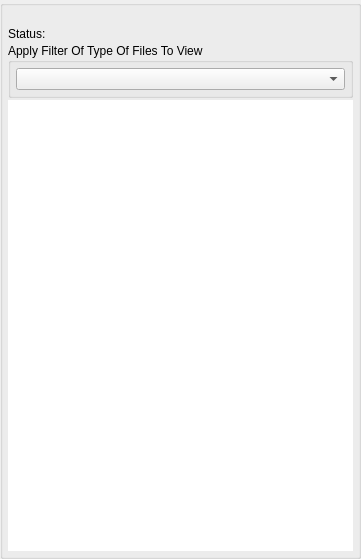
<?xml version="1.0" encoding="UTF-8"?>
<ui version="4.0">
 <class>AppletFileShareClientViewUi</class>
 <widget class="QWidget" name="AppletFileShareClientViewUi">
  <property name="windowModality">
   <enum>Qt::ApplicationModal</enum>
  </property>
  <property name="geometry">
   <rect>
    <x>0</x>
    <y>0</y>
    <width>361</width>
    <height>559</height>
   </rect>
  </property>
  <property name="sizePolicy">
   <sizepolicy hsizetype="Expanding" vsizetype="Expanding">
    <horstretch>0</horstretch>
    <verstretch>0</verstretch>
   </sizepolicy>
  </property>
  <property name="windowTitle">
   <string>Browse Files</string>
  </property>
  <property name="windowOpacity">
   <double>1.000000000000000</double>
  </property>
  <property name="toolTip">
   <string/>
  </property>
  <layout class="QVBoxLayout" name="verticalLayout">
   <property name="spacing">
    <number>0</number>
   </property>
   <property name="leftMargin">
    <number>0</number>
   </property>
   <property name="topMargin">
    <number>0</number>
   </property>
   <property name="rightMargin">
    <number>0</number>
   </property>
   <property name="bottomMargin">
    <number>0</number>
   </property>
   <item>
    <widget class="QGroupBox" name="FileItemsBox">
     <property name="sizePolicy">
      <sizepolicy hsizetype="Expanding" vsizetype="Expanding">
       <horstretch>0</horstretch>
       <verstretch>0</verstretch>
      </sizepolicy>
     </property>
     <property name="minimumSize">
      <size>
       <width>0</width>
       <height>0</height>
      </size>
     </property>
     <property name="title">
      <string/>
     </property>
     <layout class="QVBoxLayout" name="verticalLayout_2">
      <property name="spacing">
       <number>2</number>
      </property>
      <property name="leftMargin">
       <number>5</number>
      </property>
      <property name="topMargin">
       <number>5</number>
      </property>
      <property name="rightMargin">
       <number>5</number>
      </property>
      <property name="bottomMargin">
       <number>5</number>
      </property>
      <item>
       <widget class="QLabel" name="m_StatusLabel">
        <property name="text">
         <string notr="true"/>
        </property>
       </widget>
      </item>
      <item>
       <layout class="QHBoxLayout" name="horizontalLayout_2">
        <item>
         <widget class="QLabel" name="label">
          <property name="sizePolicy">
           <sizepolicy hsizetype="Minimum" vsizetype="Preferred">
            <horstretch>0</horstretch>
            <verstretch>0</verstretch>
           </sizepolicy>
          </property>
          <property name="text">
           <string>Status:</string>
          </property>
         </widget>
        </item>
        <item>
         <widget class="QLabel" name="m_StatusMsgLabel">
          <property name="sizePolicy">
           <sizepolicy hsizetype="Expanding" vsizetype="Preferred">
            <horstretch>0</horstretch>
            <verstretch>0</verstretch>
           </sizepolicy>
          </property>
          <property name="text">
           <string/>
          </property>
         </widget>
        </item>
       </layout>
      </item>
      <item>
       <widget class="QGroupBox" name="m_FileFilterGroupBox">
        <property name="sizePolicy">
         <sizepolicy hsizetype="Preferred" vsizetype="Minimum">
          <horstretch>0</horstretch>
          <verstretch>0</verstretch>
         </sizepolicy>
        </property>
        <property name="title">
         <string>Apply Filter Of Type Of Files To View</string>
        </property>
        <layout class="QVBoxLayout" name="verticalLayout_3">
         <property name="spacing">
          <number>2</number>
         </property>
         <property name="leftMargin">
          <number>5</number>
         </property>
         <property name="topMargin">
          <number>5</number>
         </property>
         <property name="rightMargin">
          <number>5</number>
         </property>
         <property name="bottomMargin">
          <number>5</number>
         </property>
         <item>
          <widget class="VxComboBoxFileFilter" name="m_FileFilterComboBox"/>
         </item>
        </layout>
       </widget>
      </item>
      <item>
       <widget class="QListWidget" name="FileItemList">
        <property name="font">
         <font>
          <pointsize>8</pointsize>
         </font>
        </property>
        <property name="frameShape">
         <enum>QFrame::NoFrame</enum>
        </property>
        <property name="frameShadow">
         <enum>QFrame::Plain</enum>
        </property>
        <property name="lineWidth">
         <number>0</number>
        </property>
        <property name="horizontalScrollBarPolicy">
         <enum>Qt::ScrollBarAlwaysOff</enum>
        </property>
        <property name="iconSize">
         <size>
          <width>32</width>
          <height>32</height>
         </size>
        </property>
        <property name="verticalScrollMode">
         <enum>QAbstractItemView::ScrollPerPixel</enum>
        </property>
        <property name="resizeMode">
         <enum>QListView::Adjust</enum>
        </property>
        <property name="uniformItemSizes">
         <bool>true</bool>
        </property>
       </widget>
      </item>
     </layout>
    </widget>
   </item>
  </layout>
 </widget>
 <customwidgets>
  <customwidget>
   <class>VxComboBoxFileFilter</class>
   <extends>QComboBox</extends>
   <header>VxComboBoxFileFilter.h</header>
  </customwidget>
 </customwidgets>
 <resources/>
 <connections/>
</ui>
